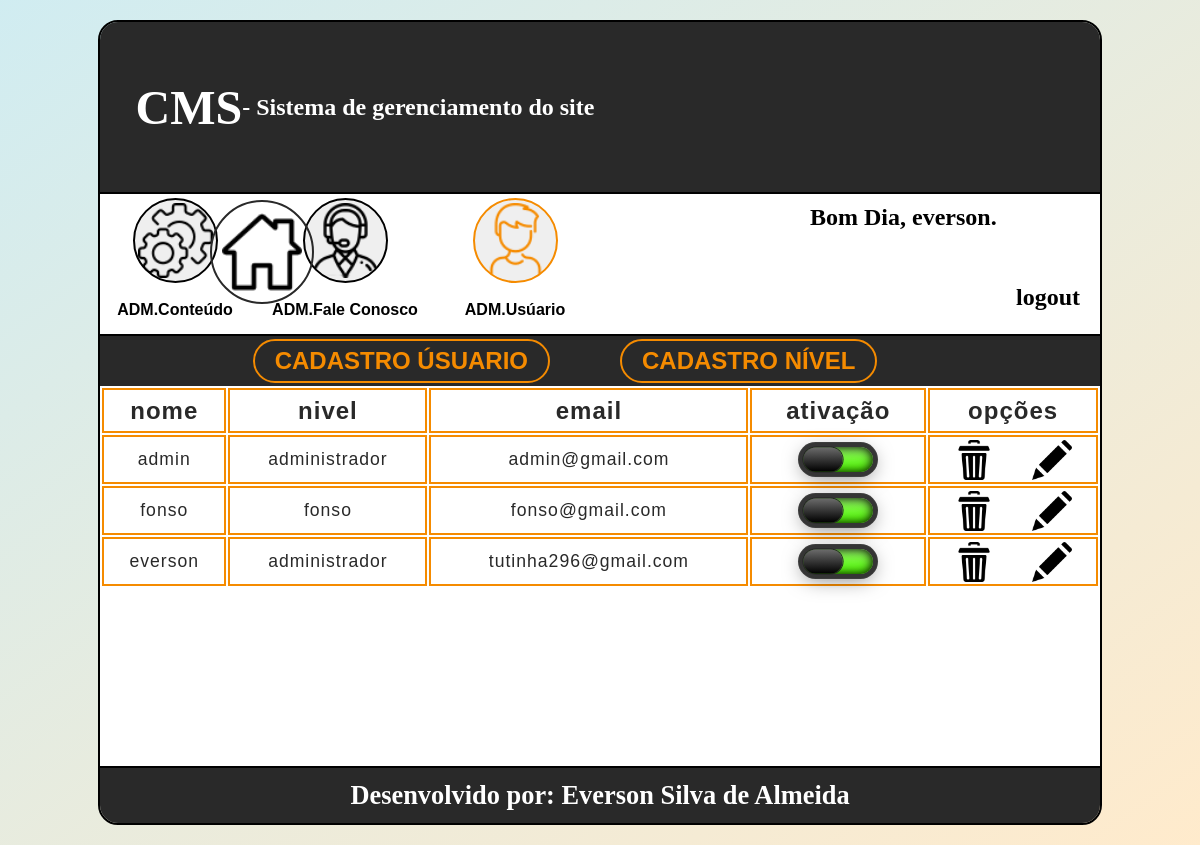
/BD/ADMusuario.php (signed in), run on the app's committed database.
### tables this page shows
CREATE TABLE `tblusuario` (
  `idUsuario` int(4) NOT NULL AUTO_INCREMENT,
  `idNivel` int(4) NOT NULL,
  `nomeUsuario` varchar(150) NOT NULL,
  `senha` varchar(100) NOT NULL,
  `email` varchar(150) NOT NULL,
  `ativacao` varchar(1) NOT NULL,
  PRIMARY KEY (`idUsuario`),
  KEY `FK_nivel_usuario` (`idNivel`),
  CONSTRAINT `FK_nivel_usuario` FOREIGN KEY (`idNivel`) REFERENCES `tblnivel` (`idNivel`)
);

CREATE TABLE `tblnivel` (
  `idNivel` int(4) NOT NULL AUTO_INCREMENT,
  `nivel` varchar(150) NOT NULL,
  `ativar` varchar(1) NOT NULL,
  `ADMusuario` varchar(1) NOT NULL,
  `ADMfaleConosco` varchar(1) NOT NULL,
  `ADMprodutos` varchar(1) NOT NULL,
  `ADMconteudo` varchar(1) NOT NULL,
  PRIMARY KEY (`idNivel`)
);

### BD/bloqueioUsuario.php (called while the page is built, shortened)
<?php
$conex = conexaoMysql();
$usuario = $_SESSION['usuario'];
$nivel = $_SESSION['nivel'];
$sql = "select tblusuario.*, tblnivel.*
    from tblusuario, tblnivel
    where tblnivel.idNivel = tblusuario.idNivel
    and nomeUsuario = '".$usuario."' and nivel = '".$nivel."'";
$selectAtivacao = mysqli_query($conex, $sql);
$rsAtivacao = mysqli_fetch_assoc($selectAtivacao);
$ADMconteudo = $rsAtivacao['ADMconteudo'];
$ADMfaleConosco = $rsAtivacao['ADMfaleConosco'];
$ADMusuario = $rsAtivacao['ADMusuario'];
if($ADMconteudo == 1){
    $conteudo = "enable";
}else{
    $conteudo = "disabled";
}
if($ADMfaleConosco == 1){
    $faleConosco = "enable";
}else{
    $faleConosco = "disabled";
}
if($ADMusuario == 1){
    $usuarios = "enable";
}else{
    $usuarios = "disabled";
}
?>

### BD/ADMusuario.php (the view, shortened to what this page needs)
<?php
require_once('bloqueioUsuario.php');
$conex = conexaoMysql();
$usuario = $_SESSION['usuario'];
?>
<!doctype html>
<html lang="pt-br">
    <head>
        <link rel="stylesheet" type="text/css" href="../cms/css/style.css">
        <link rel="stylesheet" type="text/css" href="../cms/css/usuario.css">
    </head>
    <body>
       <div class="iconPaginaInicial" onclick="location.href='../inicio.php'">
        </div>
        <section>
            <div id="containerCMS">
                <div id="cabecalho">
                    <h1><p>CMS</p> - Sistema de gerenciamento do site</h1>
                    <div id="containerLogo"></div>
                </div>
               <div id="containerEscolha">
                    <div class="containerFuncao">
                        <input type="submit" class="imgFuncao" id="ADMconteudo" onclick="location.href='../BD/ADMconteudo.php'" <?=$conteudo?> value="">
                        <div class="nomeFuncao">ADM.Conteúdo</div>
                    </div>
                    <div class="containerFuncao">
                        <input type="submit" class="imgFuncao" id="ADMfaleConosco" onclick="location.href='../BD/ADMfaleConosco.php'" <?=$faleConosco?> value="">
                        <div class="nomeFuncao">ADM.Fale Conosco</div>
                    </div>
                    <div class="containerFuncao">
                        <input type="submit" class="imgFuncao" id="ADMusuario" onclick="location.href='../BD/ADMusuario.php'" <?=$usuarios?> value="">
                        <div class="nomeFuncao">ADM.Usúario</div>
                    </div>
                    <div id="containerBoasVindas">
                        <div class="textoBoasVindas">Bom Dia, <?=$usuario?>.</div>
                        <a href="../BD/logout.php"><div class="textoBoasVindas">logout</div></a>
                    </div>
                </div>
                <div id="containerConteudo">
                    <div id="containerEscolhaUsuario">
                        <a href="cadastroUsuario.php"><div class="escolhaUsuario">Cadastro Úsuario</div></a>
                        <a href="cadastroNivel.php"><div class="escolhaUsuario">Cadastro Nível</div></a>
                    </div>
                    <div id="containerDadosUsuario">
                       <table>
                           <tr>
                               <td>nome</td>
                               <td>nivel</td>
                               <td>email</td>
                               <td>ativação</td>
                               <td>opções</td>
                           </tr>
                           <?php
                           $sql = "select tblusuario.idUsuario, tblusuario.nomeUsuario, tblusuario.senha, tblusuario.email, tblusuario.ativacao, tblnivel.nivel
                                    from tblusuario, tblnivel
                                    where tblnivel.idNivel = tblusuario.idNivel
                                    order by idUsuario desc";
                           $selectUsuario = mysqli_query($conex, $sql);
                           while($rsusuario = mysqli_fetch_assoc($selectUsuario)){
                               $ativacao = $rsusuario['ativacao'];
                                if($ativacao == 1){
                                    $ativo = 'unchecked';
                                }else{
                                    $ativo = 'checked';
                                }
                           ?>
                           <tr>
                               <td><?=$rsusuario['nomeUsuario']?></td>
                               <td><?=$rsusuario['nivel']?></td>
                               <td><?=$rsusuario['email']?></td>
                               <td  class="configCheboxTable">
                                   <input type="checkbox" name="ckbAtivacao"
                                onclick="location.href='updateContato.php?modo=ativarDesativar&id=<?=$rsusuario['idUsuario']?>&tbl=Usuario&diretorio=ADMusuario'" <?=$ativo?>>
                                </td>
                               <td>
                                   <div class="containerAcao">
                                       <a onclick="return confirm('deseja realmente excluir');" href="deleteContato.php?modo=excluirUsuario&id=<?=$rsusuario['idUsuario']?>">
                                           <div class="imgApagar"></div>
                                       </a>
                                       <a href="cadastroUsuario.php?modo=editarUsuario&id=<?=$rsusuario['idUsuario']?>">
                                           <div class="imgEditar"></div>
                                       </a>
                                   </div>
                               </td>
                           </tr>
                           <?php } ?>
                       </table>
                    </div>
                </div>
                <footer><h1>Desenvolvido por: Everson Silva de Almeida</h1></footer>
            </div>
        </section>
    </body>
</html>

### cms/css/style.css (style rules this page uses)
* { padding: 0; margin: 0; text-decoration: none; list-style: none; }
body { background: linear-gradient(145deg, rgba(22, 162, 186, 0.2), rgba(255, 153, 0, 0.2)), url(../img/fundo.jpg); min-height: 100vh; display: flex; justify-content: center; align-content: center; align-items: center; background-size: cover; background-position: center; background-origin: border-box; background-repeat: no-repeat; padding-top: 20px; padding-bottom: 20px; box-sizing: border-box; }
.iconPaginaInicial { height: 100px; width: 100px; position: fixed; top: 200px; left: 210px; border-radius: 50%; cursor: pointer; border: 2px solid #292929; background-image: url(../img/sydney-opera-house.png); background-position: center; background-size: 80px; background-origin: border-box; background-repeat: no-repeat; overflow: hidden; }
#containerCMS { min-height: 800px; height: auto; width: 1000px; border-radius: 20px; border: 2px solid #000; overflow: hidden; }
#cabecalho { height: 170px; width: 100%; background: #292929; display: flex; justify-content: space-between; align-items: center; }
#cabecalho h1 { height: 100px; width: 530px; float: left; font-size: 1.5em; color: #fff; display: flex; justify-content: center; align-items: center; justify-content: center; }
#cabecalho h1 p { font-size: 2em; }
#containerLogo { height: 140px; width: 400px; background-image: url(../img/HILLVALEY.png); background-size: contain; background-position: center; background-origin: border-box; background-repeat: no-repeat; }
#containerEscolha { border-top: 2px solid #000; height: 140px; width: 100%; background: #fff; }
.containerFuncao { height: 100%; width: 150px; margin-right: 20px; float: left; display: flex; justify-content: space-around; align-content: center; align-items: center; flex-direction: column; outline: none; }
.imgFuncao { height: 85px; width: 85px; border-radius: 50%; border: 2px solid #000; background-size: 75px; background-position: center; background-origin: border-box; background-repeat: no-repeat; cursor: pointer; outline: none; }
#ADMconteudo { background-image: url(../img/settings.png); }
#ADMfaleConosco { background-image: url(../img/support.png); }
#ADMusuario { background-image: url(../img/person.png); }
.nomeFuncao { height: 40px; width: 100%; display: flex; justify-content: space-around; align-content: center; align-items: center; font-size: 1em; font-weight: bold; font-family: arial; }
#containerBoasVindas { height: inherit; width: 300px; float: right; display: flex; justify-content: space-between; align-content: center; flex-direction: column; padding: 10px; box-sizing: border-box; }
.textoBoasVindas { height: 50px; width: 100%; font-size: 1.5em; font-weight: bold; }
a .textoBoasVindas { text-align: right; padding: 10px; box-sizing: border-box; color: #000; }
#containerConteudo { border-top: 2px solid #000; min-height: 430px; height: auto; width: 100%; overflow: hidden; position: relative; background: #fff; }
footer { height: 55px; width: 100%; border-top: 2px solid #000; display: flex; justify-content: center; align-content: center; align-items: center; font-size: 1.1em; font-family: comic sans ms; background: #292929; color: #fff; }

### data on the page
tblusuario: nomeUsuario "admin", idNivel.nivel "administrador", email "admin@gmail.com"
tblusuario: nomeUsuario "fonso", idNivel.nivel "fonso", email "fonso@gmail.com"
tblusuario: nomeUsuario "everson", idNivel.nivel "administrador", email "tutinha296@gmail.com"

### other printed values
$usuario "everson"
